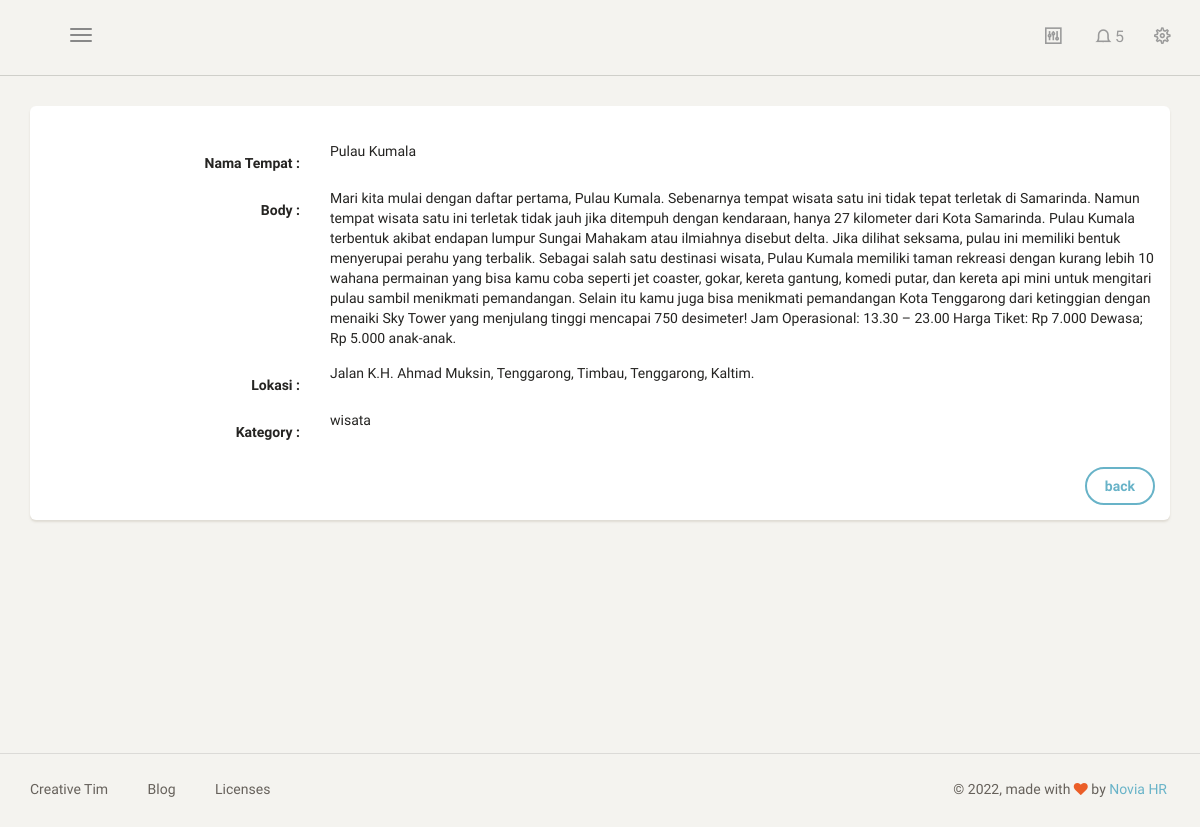
The app's page /dashboard/artikel/lihat/10 (signed in) with its own data.
### mywisata/models.py (models this page shows, shortened)
class Artikel(models.Model):
    nama_tempat = models.CharField(max_length = 150)
    body = models.TextField()
    lokasi = models.TextField()
    kategory = models.ForeignKey(Kategori , on_delete = models.CASCADE)
    img = models.FileField(upload_to='img', blank=True, null=True)
    published = models.BooleanField(default=True)
    class Meta:
        verbose_name_plural = "Artikel"

class Kategori(models.Model):
    nama = models.CharField(max_length = 50)
    def __str__(self):
        return self.nama
    class Meta:
        verbose_name_plural = "Kategori"

### mywisata/views.py (the view)
# urls.py: path('artikel/lihat/<str:id>', lihat_artikel, name='lihat_artikel'),
@login_required
def lihat_artikel(request, id):
    template_name = "back/lihat_artikel.html"
    artikel = Artikel.objects.get(id=id)
    context = {
        ' title ' : ' lihat artikel ' ,
        'artikel' :artikel,
    }
    return render(request, template_name, context)

### templates/back/lihat_artikel.html (shortened to what this page needs)
{% extends 'back/base.html' %}
{% block content %}
<div class="content">
    <div class="container-fluid">
        <div class="row">
            <div class="col-md-12">
                <div class="card">
                    <form class="form-horizontal" method="POST">
                        <div class="card-header">
                        </div>
                        <div class="card-content">
                            <div class="form-group" method="POST">
                                <label class="col-md-3 control-label">Nama Tempat :</label>
                                <div class="col-md-9">
                                    {{artikel.nama_tempat}}
                                </div>
                            </div>
                            <div class="form-group">
                                <label class="col-md-3 control-label">Body :</label>
                                <div class="col-md-9">
                                    {{artikel.body}}
                                </div>
                            </div>
                            <div class="form-group">
                                <label class="col-md-3 control-label">Lokasi :</label>
                                <div class="col-md-9">
                                    {{artikel.lokasi}}
                                </div>
                            </div>
                            <div class="form-group">
                                <label class="col-md-3 control-label">Kategory :</label>
                                <div class="col-md-9">
                                    {{artikel.kategory}}
                                </div>
                            </div>
                        </div>
                        <div class="card-footer text-right">
                            <div class="form-group">
                                <label class="col-md-3"></label>
                                <div class="col-md-9">
                                    <a class="btn btn-info" href="{% url 'tabel_artikel' %}">back</a>
                                </div>
                            </div>
                        </div>
                    </form>
                </div>
            </div>
        </div>
    </div>
</div>
{% endblock content %}

### records on screen
Artikel: nama_tempat "Pulau Kumala", body "Mari kita mulai dengan daftar pertama, Pulau Kumala. Sebenarnya tempat wisata satu ini tidak tepat terletak di Samarinda. Namun tempat wisata satu ini terletak tidak jauh jika ditempuh dengan kendaraan, hanya 27 kilometer dari Kota Samarinda. Pulau Kumala terbentuk akibat endapan lumpur Sungai Mahakam atau ilmiahnya disebut delta. Jika dilihat seksama, pulau ini memiliki bentuk menyerupai perahu yang terbalik. Sebagai salah satu destinasi wisata, Pulau Kumala memiliki taman rekreasi dengan kurang lebih 10 wahana permainan yang bisa kamu coba seperti jet coaster, gokar, kereta gantung, komedi putar, dan kereta api mini untuk mengitari pulau sambil menikmati pemandangan. Selain itu kamu juga…", lokasi "Jalan K.H. Ahmad Muksin, Tenggarong, Timbau, Tenggarong, Kaltim.", kategory "wisata"
